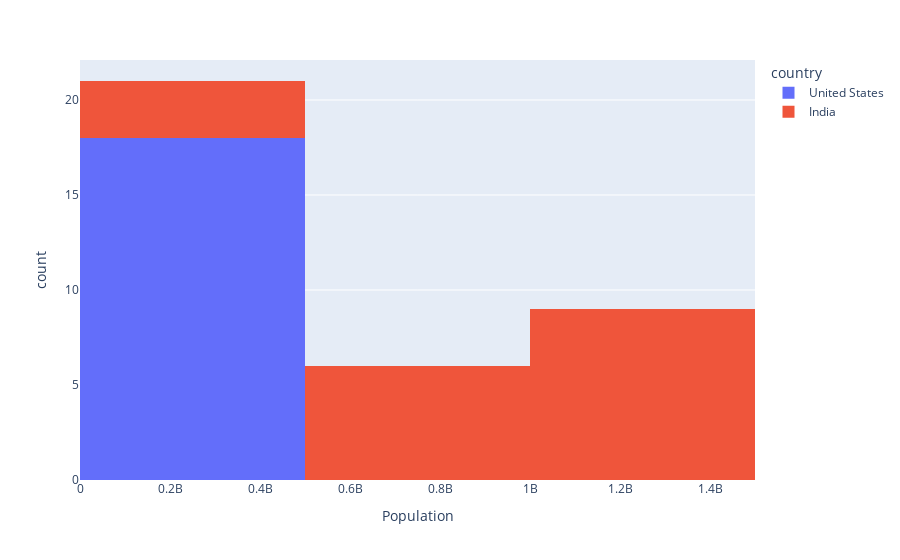

Here is the notebook cell this chart was saved with:
### Markdown cell above
# 5 Histogram

### Code cell
fig = px.histogram(df_new[['United States', 'India']],labels={'value': 'Population'},nbins=3)
fig.show()

### Figure 1 — Plotly figure (JSON) as saved in the notebook; plotly's stock layout.template omitted (floating-point values rounded to 4 significant figures)
{"data": [{"alignmentgroup": "True", "bingroup": "x", "hovertemplate": "country=United States<br>Population=%{x}<br>count=%{y}<extra></extra>", "legendgroup": "United States", "marker": {"color": "#636efa", "pattern": {"shape": ""}}, "name": "United States", "nbinsx": 3, "offsetgroup": "United States", "orientation": "v", "showlegend": true, "type": "histogram", "x": [171685336, 186720571, 199733676, 209513341, 219081251, 229476354, 240499825, 252120309, 265163745, 281710909, 294993511, 309011475, 320878310, 323015995, 325084756, 327096265, 329064917, 331002651], "xaxis": "x", "yaxis": "y"}, {"alignmentgroup": "True", "bingroup": "x", "hovertemplate": "country=India<br>Population=%{x}<br>count=%{y}<extra></extra>", "legendgroup": "India", "marker": {"color": "#EF553B", "pattern": {"shape": ""}}, "name": "India", "nbinsx": 3, "offsetgroup": "India", "orientation": "v", "showlegend": true, "type": "histogram", "x": [409880595, 450547679, 499123324, 555189792, 623102897, 698952844, 784360008, 873277798, 963922588, 1056575549, 1147609927, 1234281170, 1310152403, 1324517249, 1338676785, 1352642280, 1366417754, 1380004385], "xaxis": "x", "yaxis": "y"}], "layout": {"barmode": "relative", "legend": {"title": {"text": "country"}, "tracegroupgap": 0}, "margin": {"t": 60}, "xaxis": {"anchor": "y", "domain": [0, 1], "title": {"text": "Population"}}, "yaxis": {"anchor": "x", "domain": [0, 1], "title": {"text": "count"}}}}
